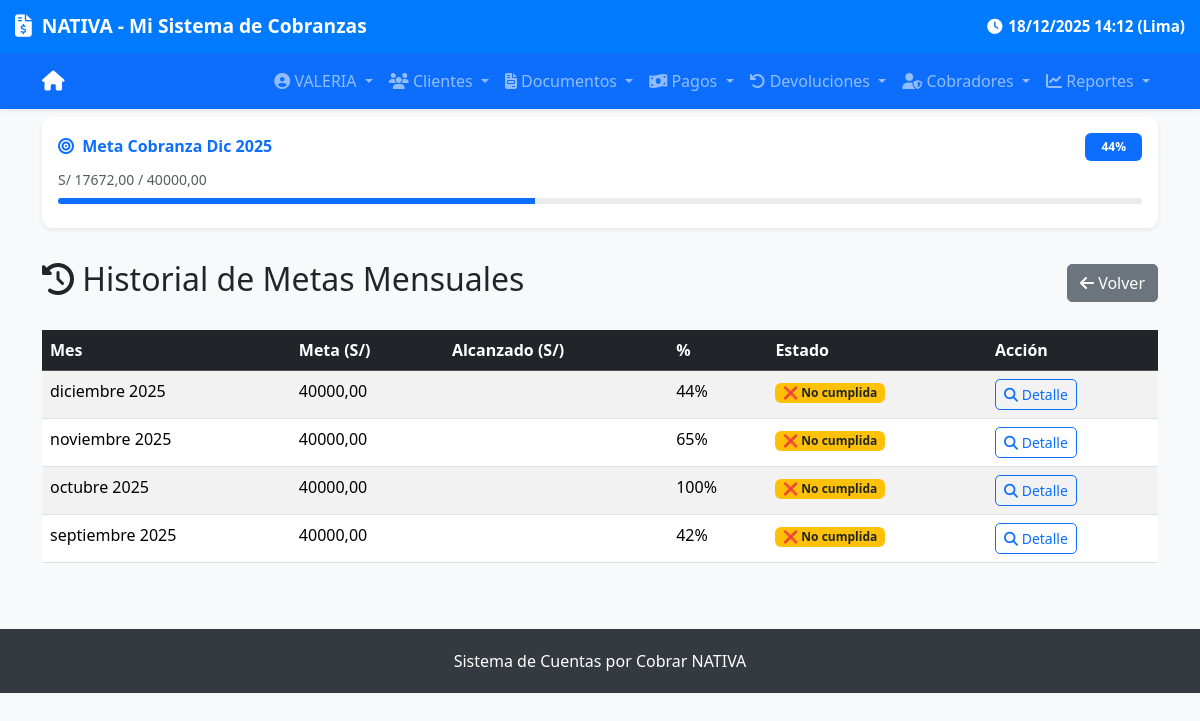
The app's page /cobros/historial-metas/ (signed in) with its own data.
### cobros/models.py (models this page shows, shortened)
class MetaMensual(models.Model):
    mes = models.DateField(help_text="Primer día del mes, ej: 2025-09-01")
    monto_objetivo = models.DecimalField(max_digits=12, decimal_places=2)
    descripcion = models.CharField(max_length=200, blank=True, null=True)
    creada_en = models.DateTimeField(auto_now_add=True)
    actualizada_en = models.DateTimeField(auto_now=True)
    class Meta:
        unique_together = ('mes',)
    @property
    def monto_alcanzado(self):
        from .models import Cobro
        from django.db.models import Sum
        import datetime
        try:
            if not self.mes:
                return Decimal('0.00')
            primer_dia = self.mes
            _, last_day = calendar.monthrange(primer_dia.year, primer_dia.month)
            ultimo_dia = primer_dia.replace(day=last_day)
            fecha_inicio = timezone.make_aware(
                datetime.datetime.combine(primer_dia, datetime.time.min)
            )
            fecha_fin = timezone.make_aware(
                datetime.datetime.combine(ultimo_dia, datetime.time.max)
            )
            total = Cobro.objects.filter(
                fecha__gte=fecha_inicio,
                fecha__lte=fecha_fin
            ).aggregate(total=Sum('monto'))['total'] or Decimal('0.00')
            return total
        except Exception as e:
            print(f"Error en monto_alcanzado: {e}")
            return Decimal('0.00')
    @property
    def porcentaje_alcanzado(self):
        if self.monto_objetivo <= 0:
            return 0
        return min((self.monto_alcanzado / self.monto_objetivo) * 100, 100)

### cobros/views.py (the view)
# urls.py: path('historial-metas/', views.historial_metas, name='historial_metas'),
@login_required
def historial_metas(request):
    if not (
        request.user.is_staff or
        request.user.is_superuser or
        request.user.groups.filter(name='Encargados Reparto').exists()
    ):
        return render(request, 'cobros/no_permiso.html', {
            'titulo': 'Acceso denegado',
            'mensaje': 'No tienes permiso para acceder a esta página.',
            'url_anterior': request.META.get('HTTP_REFERER')  # Página de donde vino
        })
    metas = MetaMensual.objects.all().order_by('-mes')
    data_metas = []
    for meta in metas:
        primer_dia = meta.mes
        _, last_day = monthrange(primer_dia.year, primer_dia.month)
        ultimo_dia = primer_dia.replace(day=last_day)
        fecha_inicio = timezone.make_aware(
            datetime.combine(primer_dia, time.min)
        )
        fecha_fin = timezone.make_aware(
            datetime.combine(ultimo_dia, time.max)
        )
        cobros_mes = Cobro.objects.filter(
            fecha__gte=fecha_inicio,
            fecha__lte=fecha_fin
        ).aggregate(total=Sum('monto'))['total'] or Decimal('0.00')
        porcentaje = 0
        if meta.monto_objetivo > 0:
            porcentaje = min((cobros_mes / meta.monto_objetivo) * 100, 100)
        data_metas.append({
            'meta': meta,
            'cobrado': cobros_mes,
            'porcentaje': porcentaje
        })
    return render(request, 'cobros/historial_metas.html', {
        'data_metas': data_metas
    })

### cobros/context_processors.py (called while the page is built)
def meta_mensual(request):
    try:
        today = timezone.now().date()
        meta = MetaMensual.objects.get(mes__year=today.year, mes__month=today.month)
        return {'meta': meta}
    except MetaMensual.DoesNotExist:
        return {'meta': None}
    except Exception as e:
        print(f"Error en context_processor meta_mensual: {e}")
        return {'meta': None}

### cobros/templates/cobros/historial_metas.html (shortened to what this page needs)
{% extends 'base.html' %}
{% block content %}
<div class="d-flex justify-content-between align-items-center mb-4">
    <h2><i class="fas fa-history"></i> Historial de Metas Mensuales</h2>
    <a href="{% url 'cobros:reporte_cartera' %}" class="btn btn-secondary">
        <i class="fas fa-arrow-left"></i> Volver
    </a>
</div>
<div class="table-responsive">
    <table class="table table-striped">
        <thead class="table-dark">
            <tr>
                <th>Mes</th>
                <th>Meta (S/)</th>
                <th>Alcanzado (S/)</th>
                <th>%</th>
                <th>Estado</th>
                <th>Acción</th>
            </tr>
        </thead>
        <tbody>
            {% for d in data_metas %}
            <tr>
                <td>{{ d.meta.mes|date:"F Y" }}</td>
                <td>{{ d.meta.monto_objetivo|floatformat:2 }}</td>
                <td>{{ d.monto_alcanzado|floatformat:2 }}</td>
                <td>{{ d.porcentaje|floatformat:0 }}%</td>
                <td>
                    <span class="badge bg-{% if d.cumplida %}success{% else %}warning text-dark{% endif %}">
                        {% if d.cumplida %}✅ Cumplida{% else %}❌ No cumplida{% endif %}
                    </span>
                </td>
                <td>
                    <a href="{% url 'cobros:detalle_meta_mes' d.meta.mes.year d.meta.mes.month %}"
                       class="btn btn-sm btn-outline-primary">
                        <i class="fas fa-search"></i> Detalle
                    </a>
                </td>
            </tr>
            {% empty %}
            <tr>
                <td colspan="6" class="text-center text-muted">
                    No hay metas definidas.
                </td>
            </tr>
            {% endfor %}
        </tbody>
    </table>
</div>
{% endblock %}

### templates/base.html (shortened to what this page needs)
<!DOCTYPE html>
<html lang="es">
<head>
    <link href="https://cdn.jsdelivr.net/npm/bootstrap@5.3.3/dist/css/bootstrap.min.css" rel="stylesheet">
    <link href="https://cdnjs.cloudflare.com/ajax/libs/font-awesome/6.5.0/css/all.min.css" rel="stylesheet">
</head>
<body>
    <div class="header-container">
        <div class="brand-row">
            <div class="logo-text">
                <i class="fas fa-file-invoice-dollar"></i>
                <span><strong>NATIVA</strong> - Mi Sistema de Cobranzas</span>
            </div>
            <div class="time-info">
                <i class="fas fa-clock"></i>
                {% now "d/m/Y H:i" as current_time %}
                {{ current_time }} (Lima)
            </div>
        </div>
    </div>
    <nav class="navbar navbar-expand-lg navbar-dark bg-primary shadow-sm">
        <div class="container">
            <a class="navbar-brand" href="{% url 'clientes:cliente_list' %}">
                <i class="fas fa-home"></i>
            </a>
            <div class="collapse navbar-collapse" id="navbarNav">
                <ul class="navbar-nav ms-auto">
                    {% if user.is_authenticated %}
                        {% with es_repartidor=es_repartidor %}
                            {% if es_repartidor %}
                                <li class="nav-item dropdown">
                                    <a class="nav-link dropdown-toggle" href="#" role="button" data-bs-toggle="dropdown">
                                        <i class="fas fa-truck"></i> Reparto
                                    </a>
                                    <ul class="dropdown-menu dropdown-menu-end">
                                        <li><a class="dropdown-item" href="{% url 'documentos:despacho_lista' %}"><i class="fas fa-list"></i> Mis Reportes</a></li>
                                        <li><hr class="dropdown-divider"></li>
                                    </ul>
                                </li>
                                <li class="nav-item dropdown">
                                    <a class="nav-link dropdown-toggle" href="#" role="button" data-bs-toggle="dropdown">
                                        <i class="fas fa-user-circle"></i> {{ user.get_full_name|default:user.username }}
                                    </a>
                                    <ul class="dropdown-menu dropdown-menu-end">
                                        <li><span class="dropdown-item-text text-muted"><small><i class="fas fa-id-badge"></i> {{ user.username }}</small></span></li>
                                        <li><hr class="dropdown-divider"></li>
                                        <li>
                                            <form action="{% url 'logout' %}" method="post" class="m-0">
                                                {% csrf_token %}
                                                <button type="submit" class="dropdown-item text-danger w-100 text-start">
                                                    <i class="fas fa-sign-out-alt"></i> Cerrar Sesión
                                                </button>
                                            </form>
                                        </li>
                                    </ul>
                                </li>
                            {% else %}
                                <li class="nav-item dropdown">
                                    <a class="nav-link dropdown-toggle" href="#" role="button" data-bs-toggle="dropdown">
                                        <i class="fas fa-user-circle"></i> {{ user.get_full_name|default:user.username }}
                                    </a>
                                </li>
                                <li class="nav-item dropdown">
                                    <a class="nav-link dropdown-toggle" href="#" role="button" data-bs-toggle="dropdown">
                                        <i class="fas fa-users"></i> Clientes
                                    </a>
                                </li>
                                <li class="nav-item dropdown">
                                    <a class="nav-link dropdown-toggle" href="#" role="button" data-bs-toggle="dropdown">
                                        <i class="fas fa-file-invoice"></i> Documentos
                                    </a>
                                </li>
                                <li class="nav-item dropdown">
                                    <a class="nav-link dropdown-toggle" href="#" role="button" data-bs-toggle="dropdown">
                                        <i class="fas fa-money-bill-wave"></i> Pagos
                                    </a>
                                </li>
                                <li class="nav-item dropdown">
                                    <a class="nav-link dropdown-toggle" href="#" role="button" data-bs-toggle="dropdown">
                                        <i class="fas fa-undo"></i> Devoluciones
                                    </a>
                                </li>
                                {% if user.is_staff or user.is_superuser or user.username in 'juanc,adminaqp,VALERIA,CHRISTIAN' %}
                                    <li class="nav-item dropdown">
                                        <a class="nav-link dropdown-toggle" href="#" role="button" data-bs-toggle="dropdown">
                                            <i class="fas fa-user-shield"></i> Cobradores
                                        </a>
                                    </li>
                                {% endif %}
                                {% if user.is_staff or user.is_superuser or user.username in 'juanc,adminaqp,VALERIA' %}
                                    <li class="nav-item dropdown">
                                        <a class="nav-link dropdown-toggle" href="#" role="button" data-bs-toggle="dropdown">
                                            <i class="fas fa-chart-line"></i> Reportes
                                        </a>
                                            {% now "Y" as current_year %}
                                            {% now "n" as current_month %}
                                    </li>
                                {% endif %}
                            {% endif %}
                        {% endwith %}
                    {% endif %}
                </ul>
            </div>
        </div>
    </nav>
{% if user.is_authenticated and meta %}
    <div class="container-fluid py-2 mb-3">
        <div class="container">
            <div class="card border-0 shadow-sm bg-white" style="border-left: 4px solid #0d6efd;">
                <div class="card-body p-3">
                    <div class="d-flex justify-content-between align-items-center mb-2">
                        <h6 class="mb-0 text-primary fw-bold">
                            <i class="fas fa-bullseye me-1"></i>
                            Meta Cobranza {{ meta.mes|date:"M Y" }}
                        </h6>
                        <span class="badge bg-primary text-white px-3 py-2">
                            {{ meta.porcentaje_alcanzado|floatformat:0 }}%
                        </span>
                    </div>
                    <div class="small text-muted mb-2">
                        S/ {{ meta.monto_alcanzado|floatformat:2 }} / {{ meta.monto_objetivo|floatformat:2 }}
                    </div>
                    <div class="progress mb-2" style="height: 6px;">
                        <div class="progress-bar bg-primary" role="progressbar"
                             style="width: {{ meta.porcentaje_alcanzado|floatformat:0 }}%;"
                             aria-valuenow="{{ meta.porcentaje_alcanzado }}"
                             aria-valuemin="0" aria-valuemax="100">
                        </div>
                    </div>
                </div>
            </div>
        </div>
    </div>
{% endif %}
    <div class="container mt-4">
        {% block content %}{% endblock %}
    </div>
    <footer class="text-center">
        <div class="container">
            Sistema de Cuentas por Cobrar NATIVA
        </div>
    </footer>
</body>
</html>

### templates/base.html (style rules this page uses)
body { background-color: #f8f9fa; padding-top: 0; }
.header-container { background-color: #007bff; color: white; box-shadow: 0 2px 4px rgba(0,0,0,0.1); }
.brand-row { display: flex; justify-content: space-between; align-items: center; padding: 12px 15px; font-weight: bold; font-size: 1.2rem; }
.brand-row .logo-text { display: flex; align-items: center; gap: 10px; }
.brand-row .logo-text i { font-size: 1.4rem; }
.time-info { font-size: 0.95rem; display: flex; align-items: center; gap: 6px; }
.navbar { box-shadow: 0 2px 4px rgba(0,0,0,0.1); }
.card { border-radius: 10px; box-shadow: 0 2px 10px rgba(0,0,0,0.1); }
.btn { border-radius: 5px; }
footer { margin-top: 50px; padding: 20px 0; background-color: #343a40; color: white; }

### records on screen
MetaMensual: mes "Dic 2025", porcentaje_alcanzado "44", monto_alcanzado "17672,00", monto_objetivo "40000,00", meta.mes "diciembre 2025", meta.monto_objetivo "40000,00", porcentaje "44"
MetaMensual: meta.mes "noviembre 2025", meta.monto_objetivo "40000,00", porcentaje "65"
MetaMensual: meta.mes "octubre 2025", meta.monto_objetivo "40000,00", porcentaje "100"
MetaMensual: meta.mes "septiembre 2025", meta.monto_objetivo "40000,00", porcentaje "42"

### other values on screen
{{ current_time }} "18/12/2025 14:12"
{{ user.get_full_name|default:user.username }} "VALERIA"
